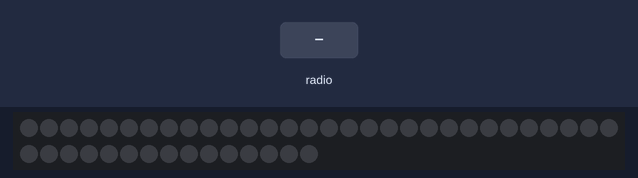
This program was run on a simulated BBC micro:bit (MakeCode). On the bench: 45 RGB LEDs in strip order, left to right, continuing on the next row. The test bench sets the inputs (shaded band). Dim RGB values are drawn brighter than linear.

Above: at 1.2 s.
1.3 s: radio message "lightsON" arrives
At 4.0 s:
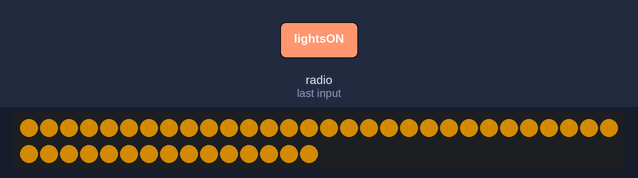
4.3 s: radio message "colorON" arrives
At 5.06 s:
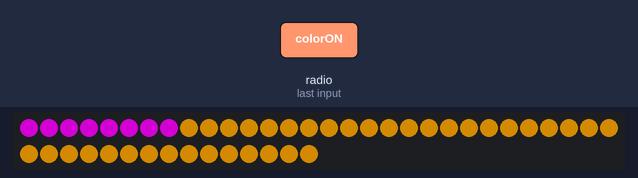
7.3 s: radio message "reset" arrives
At 10.0 s:
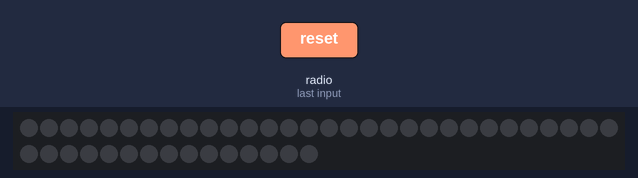
10.3 s: radio message "colorON" arrives
At 11.06 s:
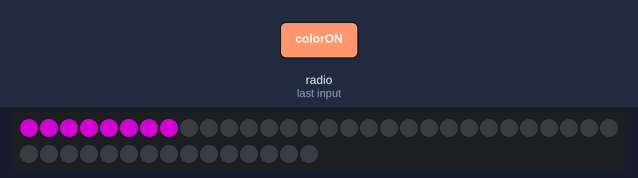

Measured:
- after the input at 1.3 s, the LEDs: first change at once (image 1 shows a later state)
- after the input at 4.3 s, the LEDs: first change at once (image 2 shows a later state)
- after the input at 7.3 s, the LEDs: first differ from a run without the input after 2.0 s (image 3)
- after the input at 10.3 s, the LEDs: first change at once (image 4 shows a later state)

The program:

main.ts
```typescript
radio.onReceivedString(function (receivedString) {
    if (receivedString == "lightsON") {
        네모_neo.showColor(neopixel.colors(NeoPixelColors.Black))
        for (let index = 0; index <= 48; index++) {
            원형_neo.setPixelColor(index, neopixel.colors(NeoPixelColors.Orange))
            원형_neo.show()
            basic.pause(40)
        }
    }
    if (receivedString == "colorON") {
        for (let index = 0; index <= 48; index++) {
            원형_neo.setPixelColor(index, neopixel.colors(NeoPixelColors.Purple))
            원형_neo.show()
            basic.pause(100)
        }
    }
    if (receivedString == "reset") {
        원형_neo.showColor(neopixel.colors(NeoPixelColors.Black))
    }
})
let 네모_neo: neopixel.Strip = null
let 원형_neo: neopixel.Strip = null
radio.setGroup(77)
radio.setTransmitPower(7)
원형_neo = neopixel.create(DigitalPin.P13, 45, NeoPixelMode.RGB)
원형_neo.showColor(neopixel.colors(NeoPixelColors.Black))
네모_neo = neopixel.create(DigitalPin.P16, 64, NeoPixelMode.RGB)
let range_off_1 = 네모_neo.range(1, 15)
let range_off_2 = 네모_neo.range(48, 63)
let range_on = 네모_neo.range(16, 47)
range_off_1.showColor(neopixel.colors(NeoPixelColors.Black))
range_off_2.showColor(neopixel.colors(NeoPixelColors.Black))
range_on.showColor(neopixel.colors(NeoPixelColors.Black))
```

test.ts
```typescript
// 테스트는 여기로 이동합니다; 이 패키지가 확장으로 사용될 때 컴파일되지 않을 것 입니다.
```
